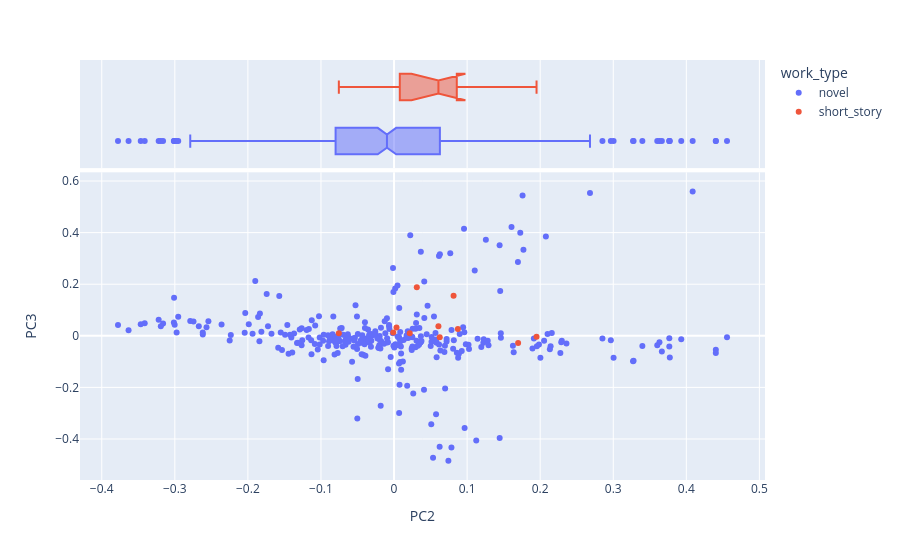

Write notebook code for a chart like this one.
### Code cell
# MAY NOT NEED ALL OF THESE

# create a scatterplot of documents in the space created by the second 2 components
# coloring the points by work_type

px.scatter(
    data_frame = DCM.join(DOC).reset_index(),
    x = 'PC2', # third PC
    y = 'PC3', # fourth PC
    color = 'work_type', # color by work_type
    hover_name = 'label', # use concat string for hover info
    hover_data=['sleuth', 'pub_year_original'], # add more hover data
    marginal_x = 'box' # add boxplot to x axis
)

### Figure 1 — Plotly figure (JSON) as saved in the notebook; plotly's stock layout.template omitted (floating-point values rounded to 4 significant figures; data arrays with more than 128 entries replaced by an {"elided": "..."} marker saying what was removed)
{"data": [{"customdata": {"elided": "314x2 mixed values"}, "hovertemplate": "<b>%{hovertext}</b><br><br>work_type=novel<br>PC2=%{x}<br>PC3=%{y}<br>sleuth=%{customdata[0]}<br>pub_year_original=%{customdata[1]}<extra></extra>", "hovertext": {"elided": "314 str values"}, "legendgroup": "novel", "marker": {"color": "#636efa", "symbol": "circle"}, "mode": "markers", "name": "novel", "orientation": "v", "showlegend": true, "type": "scatter", "x": {"elided": "314 float values"}, "xaxis": "x", "y": {"elided": "314 float values"}, "yaxis": "y"}, {"alignmentgroup": "True", "customdata": {"elided": "314x2 mixed values"}, "hovertemplate": "<b>%{hovertext}</b><br><br>work_type=novel<br>PC2=%{x}<br>sleuth=%{customdata[0]}<br>pub_year_original=%{customdata[1]}<extra></extra>", "hovertext": {"elided": "314 str values"}, "legendgroup": "novel", "marker": {"color": "#636efa", "symbol": "circle"}, "name": "novel", "notched": true, "offsetgroup": "novel", "showlegend": false, "type": "box", "x": {"elided": "314 float values"}, "xaxis": "x2", "yaxis": "y2"}, {"customdata": [["Hercule Poirot", 1923], ["Hercule Poirot", 1923], ["Hercule Poirot", 1923], ["Hercule Poirot", 1923], ["Hercule Poirot", 1923], ["Hercule Poirot", 1923], ["Hercule Poirot", 1923], ["Hercule Poirot", 1923], ["Hercule Poirot", 1923], ["Hercule Poirot", 1923], ["Hercule Poirot", 1923]], "hovertemplate": "<b>%{hovertext}</b><br><br>work_type=short_story<br>PC2=%{x}<br>PC3=%{y}<br>sleuth=%{customdata[0]}<br>pub_year_original=%{customdata[1]}<extra></extra>", "hovertext": ["the-adventure-of-the-cheap-flat ch.1", "the-adventure-of-the-egyptian-tomb ch.1", "the-adventure-of-the-italian-nobleman ch.1", "the-adventure-of-the-western-star ch.1", "the-case-of-the-missing-will ch.1", "the-disappearance-of-mr-davenheim ch.1", "the-jewel-robbery-at-the-grand-metropolitan ch.1", "the-kidnapped-prime-minister ch.1", "the-million-dollar-bond-robbery ch.1", "the-mystery-of-hunters-lodge ch.1", "the-tragedy-at-marsdon-manor ch.1"], "legendgroup": "short_story", "marker": {"color": "#EF553B", "symbol": "circle"}, "mode": "markers", "name": "short_story", "orientation": "v", "showlegend": true, "type": "scatter", "x": [0.02146, -0.001134, 0.195, 0.03115, -0.07555, 0.06074, 0.1698, 0.0815, 0.003366, 0.08735, 0.06254], "xaxis": "x", "y": [0.01029, 0.01281, -0.003561, 0.1882, 0.009941, 0.03737, -0.02832, 0.1549, 0.03187, 0.02598, -0.005739], "yaxis": "y"}, {"alignmentgroup": "True", "customdata": [["Hercule Poirot", 1923], ["Hercule Poirot", 1923], ["Hercule Poirot", 1923], ["Hercule Poirot", 1923], ["Hercule Poirot", 1923], ["Hercule Poirot", 1923], ["Hercule Poirot", 1923], ["Hercule Poirot", 1923], ["Hercule Poirot", 1923], ["Hercule Poirot", 1923], ["Hercule Poirot", 1923]], "hovertemplate": "<b>%{hovertext}</b><br><br>work_type=short_story<br>PC2=%{x}<br>sleuth=%{customdata[0]}<br>pub_year_original=%{customdata[1]}<extra></extra>", "hovertext": ["the-adventure-of-the-cheap-flat ch.1", "the-adventure-of-the-egyptian-tomb ch.1", "the-adventure-of-the-italian-nobleman ch.1", "the-adventure-of-the-western-star ch.1", "the-case-of-the-missing-will ch.1", "the-disappearance-of-mr-davenheim ch.1", "the-jewel-robbery-at-the-grand-metropolitan ch.1", "the-kidnapped-prime-minister ch.1", "the-million-dollar-bond-robbery ch.1", "the-mystery-of-hunters-lodge ch.1", "the-tragedy-at-marsdon-manor ch.1"], "legendgroup": "short_story", "marker": {"color": "#EF553B", "symbol": "circle"}, "name": "short_story", "notched": true, "offsetgroup": "short_story", "showlegend": false, "type": "box", "x": [0.02146, -0.001134, 0.195, 0.03115, -0.07555, 0.06074, 0.1698, 0.0815, 0.003366, 0.08735, 0.06254], "xaxis": "x2", "yaxis": "y2"}], "layout": {"legend": {"title": {"text": "work_type"}, "tracegroupgap": 0}, "margin": {"t": 60}, "xaxis": {"anchor": "y", "domain": [0, 1], "title": {"text": "PC2"}}, "xaxis2": {"anchor": "y2", "domain": [0, 1], "matches": "x", "showgrid": true, "showticklabels": false}, "yaxis": {"anchor": "x", "domain": [0, 0.7326], "title": {"text": "PC3"}}, "yaxis2": {"anchor": "x2", "domain": [0.7426, 1], "matches": "y2", "showgrid": false, "showline": false, "showticklabels": false, "ticks": ""}}}
